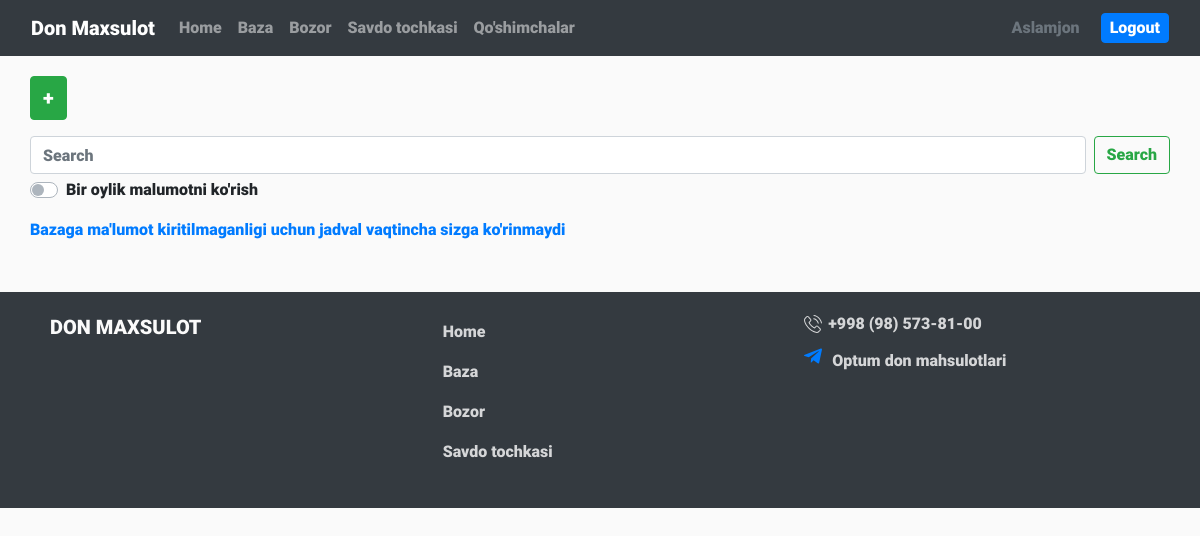
/savdo/ (signed in), run on an earlier commit of the app's database.
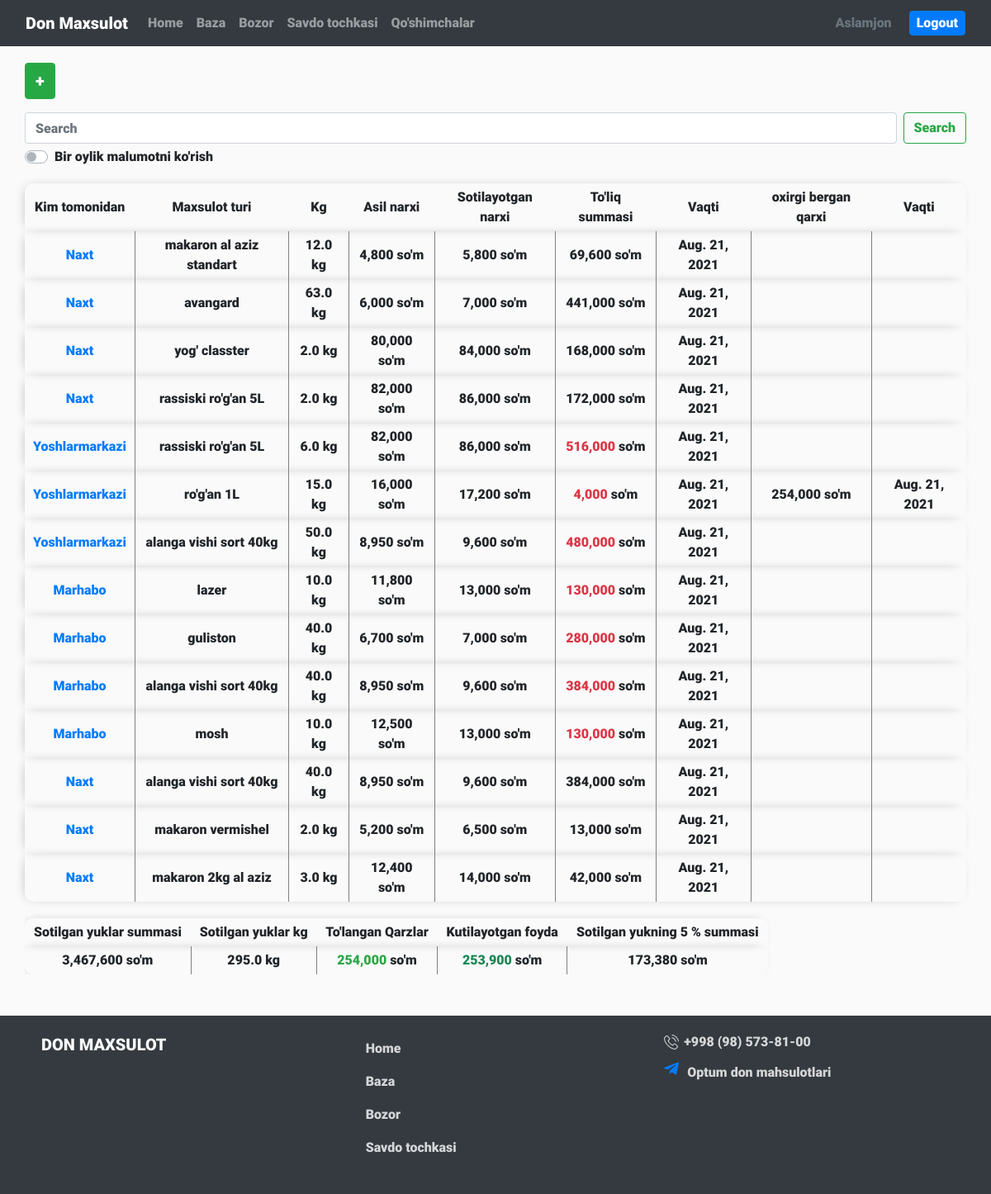
And on a later commit of the database.
### home/models.py (models this page shows)
class Qarz(models.Model):
    typeOfProduct = models.TextField(null=True)
    kg = models.FloatField(null=True, default=0)
    orginalPrice = models.IntegerField(null=True, default=0)
    price = models.IntegerField(null=True, default=0)
    totalSum = models.IntegerField(default=0, blank=True)
    date = models.DateField(null=True, auto_now_add=True)
    afterCreateDate = models.DateField(null=True, auto_now_add=True)
    byWhom = models.TextField(null=True, default="")
    changed = models.BooleanField(null=True, default=False)
    debt = models.BooleanField(null=True, default=False)
    qarzSum = models.IntegerField(null=True, default=0)
    oxirgiQarzBerganVaqti = models.DateField(null=True, auto_now_add=False)
    afterCreateDate = models.DateField(null=True, auto_now_add=True)
    totalLend = models.IntegerField(null=True, default=0)

### home/views.py (the view, shortened to what this page needs)
# urls.py: path('savdo/', agentTake, name='agentTake'),
def agentTake(request):
    getAgentsData = Qarz.objects.all()
    getPayAgent = PayAgent.objects.all()
    sendToTemplate = {
            'range': range(len(getAgentsData)),
            'getAgentsData': list(getAgentsData),
            'qarzForm': QarzForm,
            'getInputQarz': getAgentsData
    }
    def getTotalRes(first, second):
        totalRes = {
            "priceSum": 0,
            "kgSum": 0,
            "debtSum": 0,
            "expectedBenefit": 0,
            "pratsent": 0
        }
        for i in range(len(first)):
            totalRes['priceSum'] += (first[i].kg * first[i].price)
            totalRes['kgSum'] += first[i].kg
            totalRes['debtSum'] += second[i].totalLend
            totalRes['expectedBenefit'] += ((first[i].kg * first[i].price) -
                                            (first[i].kg * first[i].orginalPrice))
            totalRes['pratsent'] += (first[i].kg * first[i].price)
        totalRes['priceSum'] = int(totalRes['priceSum'])
        totalRes['debtSum'] = int(totalRes['debtSum'])
        totalRes['expectedBenefit'] = int(totalRes['expectedBenefit'])
        totalRes['pratsent'] = int(totalRes['pratsent'])
        return totalRes
    if request.method == 'GET':
        getDataFromBaza = Baza.objects.all()
        sendToTemplate['baza'] = getDataFromBaza
        if request.GET.get('search'):
            sendSearch = getAgentsData.filter(
                byWhom__startswith=request.GET.get('search'))
            totalRes = getTotalRes(sendSearch, sendSearch)
            if request.GET.get('checkbox') == 'on':
                sendSearch = sendSearch.filter(
                    afterCreateDate__gte=prev_month())
            sendToTemplate['who'] = sendSearch[0].byWhom
            sendToTemplate['payAgent'] = PayAgentForm
            sendToTemplate['totalRes'] = totalRes
            sendToTemplate['range'] = range(len(sendSearch))
            sendToTemplate['getAgentsData'] = list(sendSearch)
            sendToTemplate['getInputQarz'] = sendSearch
            return checkIsAdmin(request, 'html/agentTake.html', sendToTemplate, {'isAdmin': False})
        else:
            totalRes = getTotalRes(getAgentsData, getAgentsData)
            sendToTemplate['totalRes'] = totalRes
            return checkIsAdmin(request, 'html/agentTake.html', sendToTemplate, {'isAdmin': False})
    else:
        return redirect('agentTake')

### home/forms.py (called while the page is built)
def getProducts():
    getData = Baza.objects.all()
    forSend = []
    if len(getData) > 0:
        for item in getData:
            forSend.append((item.typeOfProduct, item.typeOfProduct))
    return list(forSend)

### home/templatetags/indexObj.py (called while the page is built)
@register.simple_tag
def my_tag(a, b):
    return a[b]

@register.simple_tag
def filterDate(getDate):
    if getDate == '1900-01-01' or getDate == None or getDate == 'Jan. 1, 1900' or getDate == date(1900, 1, 1):
        return ''
    else:
        return getDate

@register.simple_tag
def filterSth(data, without):
    if not data == without:
        return data
    else:
        return ''

@register.simple_tag
def fivePre(num):
    return int((num*5)/100)

@register.simple_tag
def length(data):
    return len(data)

### home/templates/html/agentTake.html (shortened to what the changed rows need)
{% extends 'html/base.html' %}
{% load static %}
{% load indexObj %}
{% block content %}
<div class="agentTake base containerCustom">
    {% if user.is_authenticated and isAdmin %}
    <button type="button" class="btn btn-success fs-20" data-toggle="modal" data-target="#myModal">
        +
    </button>
    <div class="mt-3">
        <form class="" action="{% url 'agentTake' %}" method="GET">
        </form>
    </div>
    {% length getAgentsData as len %}
    {% if not len == 0 %}
    <div class="outAgentTabel">
        <table class="agentTabel baseTabel">
            <tr>
                <th>Kim tomonidan</th>
                <th>Maxsulot turi</th>
                <th>Kg</th>
                <th>Asil narxi</th>
                <th>Sotilayotgan narxi</th>
                <th>To'liq summasi</th>
                <th>Vaqti</th>
                <th>oxirgi bergan qarxi</th>
                <th>Vaqti</th>
            </tr>
            {% for index in range %}
            {% my_tag getAgentsData index as obj %}
            {% my_tag getInputQarz index as obj2 %}
            <tr>
                <td class="">
                    <a class="openEdit text-capitalize" href="{% url 'editAgent' obj.id %}">{{obj.byWhom}}</a>
                </td>
                <td>{{obj.typeOfProduct}}</td>
                <td><span class="">{{obj.kg}}</span> kg</td>
                <td><span class="numMusk">{{obj.orginalPrice}}</span> so'm</td>
                <td><span class="numMusk">{{obj.price}}</span> so'm</td>
                <td>{% if obj.debt == True %}
                    <span class="numMusk text-danger">{{obj.totalSum}}</span> so'm
                    {% else %}
                    <span class="numMusk">{{obj.totalSum}}</span> so'm
                    {% endif %}
                </td>
                <td>{{obj.date}}</td>
                <td>{% filterSth obj2.qarzSum 0 as qarzSumResult %}
                    {% if not qarzSumResult == '' %}
                    <span class="numMusk">{{qarzSumResult}}</span> so'm
                    {% endif %}
                </td>
                <td>{% filterDate obj2.oxirgiQarzBerganVaqti as fDate %}{{fDate}}</td>
            </tr>
            {% endfor %}
        </table>
    </div>
    <div class="outTotalAgent">
        <table class="TotalAgentTabel baseTabel">
            <tr>
                <th>Sotilgan yuklar summasi</th>
                <th>Sotilgan yuklar kg</th>
                <th>To'langan Qarzlar</th>
                <th>Kutilayotgan foyda</th>
                <th>Sotilgan yukning 5 % summasi</th>
            </tr>
            <tr>
                <td><span class="numMusk">{{totalRes.priceSum}}</span> so'm</td>
                <td><span class="">{{totalRes.kgSum}}</span> kg</td>
                <td><span class="numMusk text-success">{{totalRes.debtSum}}</span> so'm</td>
                <td><span class="numMusk bd-green">{{totalRes.expectedBenefit}}</span> so'm</td>
                <td>
                    {% if who %}
                    <a class="text-decoration-none" href="{% url 'payToAgent' %}">
                        <span class="numMusk">{% fivePre totalRes.pratsent %}</span> so'm
                    </a>
                    {% else %}
                    <span class="numMusk">{% fivePre totalRes.pratsent %}</span> so'm
                    {% endif %}
                </td>
            </tr>
        </table>
    </div>
    {% else %}
    <div class="text-primary mt-3">Bazaga ma'lumot kiritilmaganligi uchun jadval vaqtincha sizga ko'rinmaydi</div>
    {% endif %}
    {% else %}
    <div class="text-danger">Bu bo'limga vaqat admin kirish huquqiga ega</div>
    <a href="{% url 'home' %}" class="btn btn-outline-success mt-4">Bosh sahifaga qaytish</a>
    {% endif %}
</div>
{% endblock %}

What changed in the data, as far as the page shows it:
added Qarz: byWhom "Naxt", typeOfProduct "makaron al aziz standart", kg "12.0", orginalPrice "4,800", price "5,800", totalSum "69,600", date "Aug. 21, 2021"
added Qarz: byWhom "Naxt", typeOfProduct "avangard", kg "63.0", orginalPrice "6,000", price "7,000", totalSum "441,000", date "Aug. 21, 2021"
added Qarz: byWhom "Naxt", typeOfProduct "yog' classter", kg "2.0", orginalPrice "80,000", price "84,000", totalSum "168,000", date "Aug. 21, 2021"
added Qarz: byWhom "Naxt", typeOfProduct "rassiski ro'g'an 5L", kg "2.0", orginalPrice "82,000", price "86,000", totalSum "172,000", date "Aug. 21, 2021"
added Qarz: byWhom "Yoshlarmarkazi", typeOfProduct "rassiski ro'g'an 5L", kg "6.0", orginalPrice "82,000", price "86,000", totalSum "516,000", date "Aug. 21, 2021"
added Qarz: byWhom "Yoshlarmarkazi", typeOfProduct "ro'g'an 1L", kg "15.0", orginalPrice "16,000", price "17,200", totalSum "4,000", date "Aug. 21, 2021", range "Aug. 21, 2021"
added Qarz: byWhom "Yoshlarmarkazi", typeOfProduct "alanga vishi sort 40kg", kg "50.0", orginalPrice "8,950", price "9,600", totalSum "480,000", date "Aug. 21, 2021"
added Qarz: byWhom "Marhabo", typeOfProduct "lazer", kg "10.0", orginalPrice "11,800", price "13,000", totalSum "130,000", date "Aug. 21, 2021"
added Qarz: byWhom "Marhabo", typeOfProduct "guliston", kg "40.0", orginalPrice "6,700", price "7,000", totalSum "280,000", date "Aug. 21, 2021"
added Qarz: byWhom "Marhabo", typeOfProduct "alanga vishi sort 40kg", kg "40.0", orginalPrice "8,950", price "9,600", totalSum "384,000", date "Aug. 21, 2021"
added Qarz: byWhom "Marhabo", typeOfProduct "mosh", kg "10.0", orginalPrice "12,500", price "13,000", totalSum "130,000", date "Aug. 21, 2021"
added Qarz: byWhom "Naxt", typeOfProduct "alanga vishi sort 40kg", kg "40.0", orginalPrice "8,950", price "9,600", totalSum "384,000", date "Aug. 21, 2021"
added Qarz: byWhom "Naxt", typeOfProduct "makaron vermishel", kg "2.0", orginalPrice "5,200", price "6,500", totalSum "13,000", date "Aug. 21, 2021"
added Qarz: byWhom "Naxt", typeOfProduct "makaron 2kg al aziz", kg "3.0", orginalPrice "12,400", price "14,000", totalSum "42,000", date "Aug. 21, 2021"
Also different on the page:
{{ totalRes.priceSum }}: (not shown) → "3,467,600"
{{ totalRes.kgSum }}: (not shown) → "295.0"
{{ totalRes.debtSum }}: (not shown) → "254,000"
{{ totalRes.expectedBenefit }}: (not shown) → "253,900"
text no longer shown: "Bazaga ma'lumot kiritilmaganligi uchun jadval vaqtincha sizga ko'rinmaydi"
text now shown: "Kim tomonidan Maxsulot turi Kg Asil narxi Sotilayotgan narxi To'liq summasi Vaqti oxirgi bergan qarxi Vaqti Sotilgan yuklar summasi Sotilgan yuklar kg To'langan Qarzlar Kutilayotgan foyda Sotilgan yukning 5 % summasi so'm kg so'm so'm 173,380 so'm"
new list line: "kg so'm so'm so'm"
new list line: "kg so'm so'm so'm 254,000 so'm"
